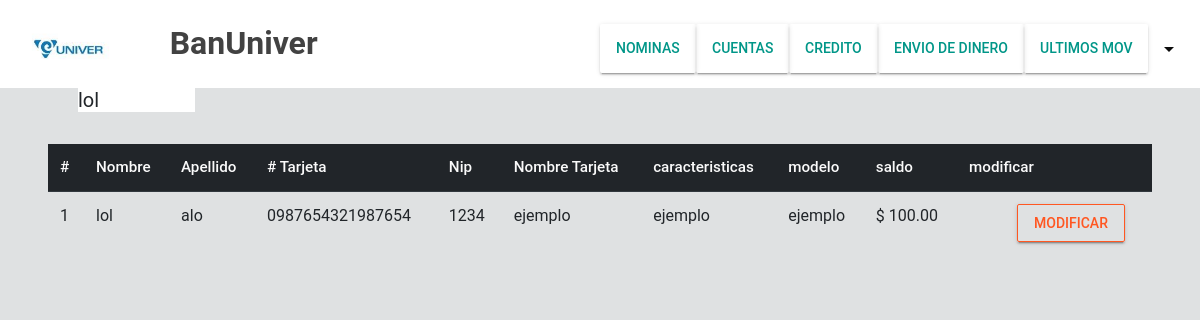
The app's page /modulos/paginas/cuentas.php (signed in) with its own data.
### tables this page shows
CREATE TABLE `cliente` (
  `id_cli` int(11) NOT NULL,
  `nom_cli` text NOT NULL,
  `ap_cli` text NOT NULL,
  `cor_cli` text NOT NULL,
  `telefono` text NOT NULL,
  `activo` int(1) NOT NULL,
  `roll` int(1) NOT NULL,
  `referencia1` text NOT NULL,
  `referencia2` text NOT NULL,
  `referencia3` text NOT NULL,
  `ref_tel1` text NOT NULL,
  `ref_tel2` text NOT NULL,
  `ref_tel3` text NOT NULL,
  `fecha_nacim` date NOT NULL,
  `genero` int(1) NOT NULL,
  `nip` int(4) NOT NULL
);

CREATE TABLE `targeta` (
  `id_tar` int(11) NOT NULL,
  `id_cli` int(11) NOT NULL,
  `numero_tar` text NOT NULL,
  `nom_tar` text NOT NULL,
  `fecha_tramite` datetime NOT NULL,
  `nip` int(4) NOT NULL,
  `caracteristicas` text NOT NULL,
  `modelo` text NOT NULL,
  `saldo` decimal(20,2) NOT NULL
);

### modulos/config.php (called while the page is built, shortened)
<?php
    $raiz = "http://localhost/BanMod/";

### class/database.php (called while the page is built)
<?php
    class database{
        private $host = "localhost";
        private $usuario = "root";
        private $contrasenia = "";
        private $nombreDeLaBaseDeDatos = "BanUniver";
        public function obtenerConexion(){
            $conexion  = new PDO("mysql:host=$this->host;dbname=$this->nombreDeLaBaseDeDatos;charset=utf8;",$this->usuario, $this->contrasenia);
            $conexion->setAttribute(PDO::ATTR_ERRMODE,PDO::ERRMODE_EXCEPTION);
            return $conexion;
        }
    }

### class/consultas.php (called while the page is built, shortened)
<?php
    class consultas{
        public function getDataUser( $idUser ) {
            $sql = "SELECT nom_cli FROM cliente WHERE id_cli = '$idUser'";
            $response = null;
            try{
                $claseConexion = new database();
                $stmt = $claseConexion->obtenerConexion()->query($sql);
                $response  = $stmt->fetch();
            }catch(PDOEXCEPTION $e){
                $response =  '{"error":{"text":'. $e->getMessage() .'}}';
            }
            return $response;
        }
    }

### modulos/paginas/cuentas.php (the view, shortened to what this page needs)
<?php
    include '../config.php';
    include '../../class/database.php';
    include '../../class/consultas.php';
?>
<?php session_start();
$idUsr = $_SESSION['uid'];
?>
    <?php if(isset($_SESSION["uid"])): ?>
        <?php
            $claseConsultas = new consultas();
            $currentUser = $claseConsultas->getDataUser($_SESSION["uid"]);
        ?>
<?php $titulo = $currentUser['nom_cli'] ; $mostrarMenu = true; include '../componentes/header.php';?>
<table class="table ml-5 mr-5"  style="margin-top: 9rem;">
  <thead class="thead-dark">
    <tr>
      <th scope="col">#</th>
      <th scope="col">Nombre</th>
      <th scope="col">Apellido</th>
      <th scope="col"># Tarjeta</th>
      <th scope="col">Nip</th>
      <th scope="col">Nombre Tarjeta</th>
      <th scope="col">caracteristicas</th>
      <th scope="col">modelo</th>
      <th scope="col">saldo</th>
      <th scope="col">modificar</th>
    </tr>
  </thead>
  <tbody>
    <?php
        $sql = "SELECT cliente.nom_cli, cliente.ap_cli, targeta.numero_tar, cliente.nip, targeta.nom_tar, targeta.caracteristicas, targeta.modelo, targeta.saldo
                FROM cliente
                INNER JOIN targeta
                ON targeta.id_cli = cliente.id_cli WHERE cliente.id_cli= $idUsr";
                $claseConexion = new database();
                $stmt = $claseConexion->obtenerConexion()->query($sql);
                $datos = $stmt->fetchAll();
                $cont = 1;
    ?>
        <?php foreach($datos as $dato):?>
    <tr>
            <td><?php echo $cont++?></td>
            <td><?php echo $dato['nom_cli']?></td>
            <td><?php echo $dato['ap_cli']?></td>
            <td><?php echo $dato['numero_tar']?></td>
            <td><?php echo $dato['nip']?></td>
            <td><?php echo $dato['nom_tar']?></td>
            <td><?php echo $dato['caracteristicas']?></td>
            <td><?php echo $dato['modelo']?></td>
            <td><?php echo '$  '.$dato['saldo']?></td>
            <td>
            <button type="button" class="btn btn-raised btn-outline-warning ml-5" data-toggle="modal" data-target="#exampleModalLong">
                            modificar
                            </button>
            </td>
    </tr>
        <?php endforeach;?>
  </tbody>
</table>
<?php include '../componentes/footer.php';?>
<?php else:?>
            <p>error 404</p>
    <?php endif;?>

### modulos/componentes/header.php (shortened to what this page needs)
<!DOCTYPE html>
<html lang="es">
<head>
    <link rel="stylesheet" href="<?php echo $raiz;?>css/all.css">
    <link rel="stylesheet" href="<?php echo $raiz;?>css/bootstrap-material-design.css">
    <link rel="stylesheet" href="<?php echo $raiz;?>css/banco.css">
</head>
<body>
<main class="bg-gris">
        <?php if( $mostrarMenu ): ?>
        <ul class="nav menu-navegacion bg-azul justify-content-center">
            <div class="container-fluid fixed-top">
                    <div class="row bg-color">
                    <div class="col-6 mt-2 text-center">
                    <a href="<?php echo $raiz;?>modulos/paginas/pagina-principal.php">
                        <img class="rounded float-left" src="<?php echo $raiz;?>img/univer.jpg" style="height: 5rem;" alt="">
                        <p class="text-dark font-weight-bold h2 mb-0 mt-3 ml-5 float-left">BanUniver</p>
                    </a>
                    </div>
                        <div class="col-xs-12 col-sm-8 col-dm-6 col-lg-6 mt-2">
                            <form action="" method="post" class="mb-0">
                                <div class="row mt-3">
                                    <button type="button" class="btn btn-raised"><a href="../paginas/nominas.php">Nominas</a></button>
                                    <button type="button" class="btn btn-raised"><a href="../paginas/cuentas.php">Cuentas</a></button>
                                    <button type="button" class="btn btn-raised"><a href="../paginas/credito.php">Credito</a></button>
                                    <button type="button" class="btn btn-raised"><a href="../paginas/envio-diner.php">Envio de dinero</a></button>
                                    <button type="button" class="btn btn-raised"><a href="../paginas/ultimos-mov.php">Ultimos Mov</a></button>
                                    <li class="nav-item">
                                        <div class="dropdown">
                                            <button class="btn btn-secondary dropdown-toggle mas-opciones bg-" type="button" id="dropdownMenuButton" data-toggle="dropdown" aria-haspopup="true" aria-expanded="false"></button>
                                        </div>
                                    </li>
                                </div>
                            </form>
                        </div>
                    </div>
                    <div class="col-2">
                        <p class="ml-5 h5" style="background: #FFF; "><?php echo $titulo;?></p>
                    </div>
                </div>
        <?php endif;?>

### css/banco.css (style rules this page uses)
html { background:#c9cdce96 }
.bg-color { background:#ffffff !important }
.bg-gris { background:#e9ebee }
button.mas-opciones { color:rgb(12, 12, 12) !important;font-size:1.2rem;margin-top:.3rem }
ul.menu-navegacion { height:2rem; }

### records on screen
cliente: nom_cli "lol"
targeta: id_cli.nom_cli "lol", id_cli.ap_cli "alo", numero_tar "0987654321987654", id_cli.nip "1234", nom_tar "ejemplo", caracteristicas "ejemplo", modelo "ejemplo", saldo "100.00"
